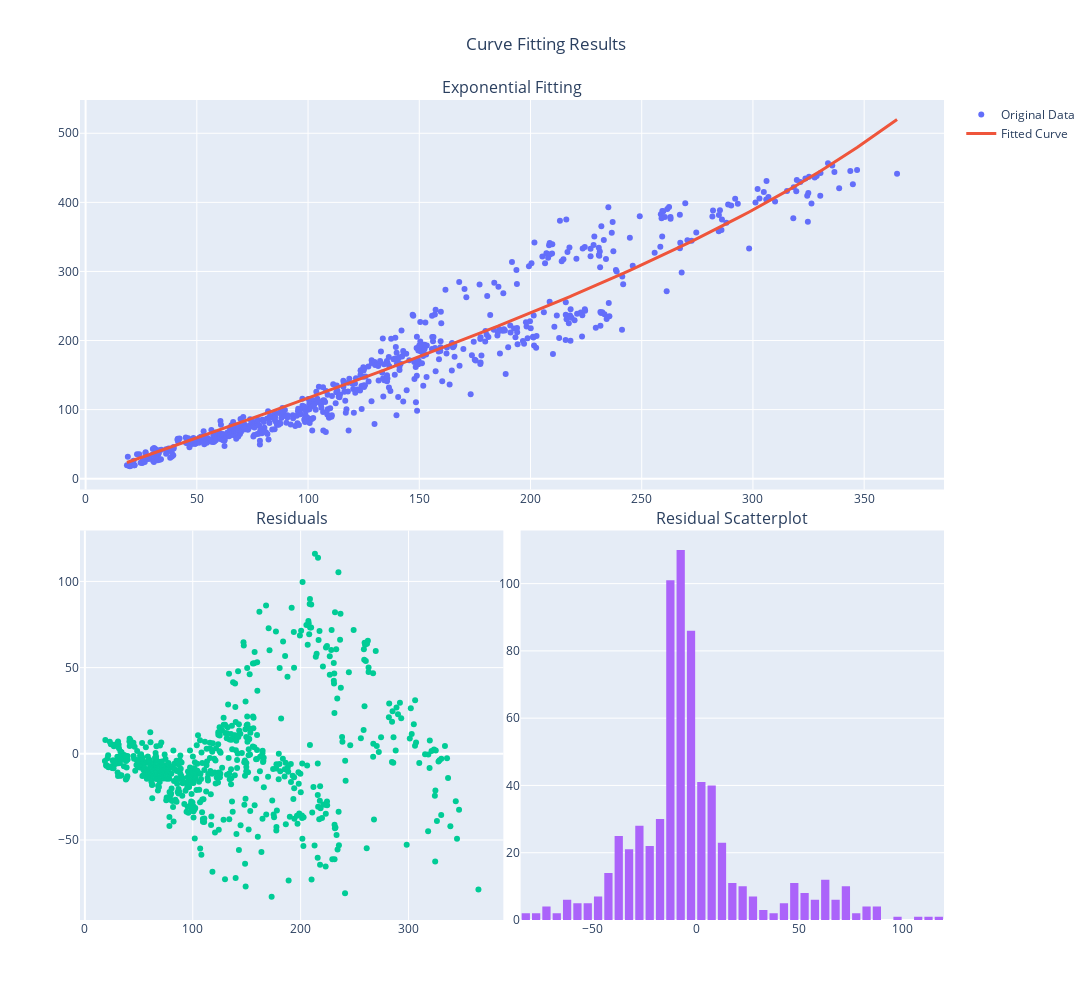

Notebook code cell kept with this figure:
### Code cell
fig = make_subplots(
    rows=2,
    cols=2,
    specs=[[{"colspan": 2}, None], [{}, {}]],
    horizontal_spacing=0.02,
    vertical_spacing=0.05,
    subplot_titles=["Exponential Fitting", "Residuals", "Residual Scatterplot"],
)
fig.add_trace(go.Scatter(x=x_train, y=y_train, mode="markers", name="Original Data"), row=1, col=1)
fig.add_trace(
    go.Scatter(x=x_train, y=exponential(x_train, *pars), mode="lines", name="Fitted Curve", line_width=3),
    row=1,
    col=1,
)
fig.add_trace(go.Scatter(x=x_train, y=res, mode="markers", showlegend=False), row=2, col=1)
fig.add_trace(go.Histogram(x=res, nbinsx=50, showlegend=False), row=2, col=2)

fig.update_layout(
    width=PLOT_WIDTH * 1.5,
    height=PLOT_HEIGHT * 2,
    title_text="Curve Fitting Results",
    title_x=0.5,
    bargap=0.2,
)
fig.show()
fig.write_image("../plots/Curve Fitting Results (Apple).png")

### Figure 1 — Plotly figure (JSON) as saved in the notebook; plotly's stock layout.template omitted (floating-point values rounded to 4 significant figures; data arrays with more than 128 entries replaced by an {"elided": "..."} marker saying what was removed)
{"data": [{"mode": "markers", "name": "Original Data", "type": "scatter", "x": {"elided": "679 float values"}, "xaxis": "x", "y": {"elided": "679 float values"}, "yaxis": "y"}, {"line": {"width": 3}, "mode": "lines", "name": "Fitted Curve", "type": "scatter", "x": {"elided": "679 float values"}, "xaxis": "x", "y": {"elided": "679 float values"}, "yaxis": "y"}, {"mode": "markers", "showlegend": false, "type": "scatter", "x": {"elided": "679 float values"}, "xaxis": "x2", "y": {"elided": "679 float values"}, "yaxis": "y2"}, {"nbinsx": 50, "showlegend": false, "type": "histogram", "x": {"elided": "679 float values"}, "xaxis": "x3", "yaxis": "y3"}], "layout": {"annotations": [{"font": {"size": 16}, "showarrow": false, "text": "Exponential Fitting", "x": 0.5, "xanchor": "center", "xref": "paper", "y": 1, "yanchor": "bottom", "yref": "paper"}, {"font": {"size": 16}, "showarrow": false, "text": "Residuals", "x": 0.245, "xanchor": "center", "xref": "paper", "y": 0.475, "yanchor": "bottom", "yref": "paper"}, {"font": {"size": 16}, "showarrow": false, "text": "Residual Scatterplot", "x": 0.755, "xanchor": "center", "xref": "paper", "y": 0.475, "yanchor": "bottom", "yref": "paper"}], "bargap": 0.2, "height": 1000, "title": {"text": "Curve Fitting Results", "x": 0.5}, "width": 1500, "xaxis": {"anchor": "y", "domain": [0, 1]}, "xaxis2": {"anchor": "y2", "domain": [0, 0.49]}, "xaxis3": {"anchor": "y3", "domain": [0.51, 1]}, "yaxis": {"anchor": "x", "domain": [0.525, 1]}, "yaxis2": {"anchor": "x2", "domain": [0, 0.475]}, "yaxis3": {"anchor": "x3", "domain": [0, 0.475]}}}
